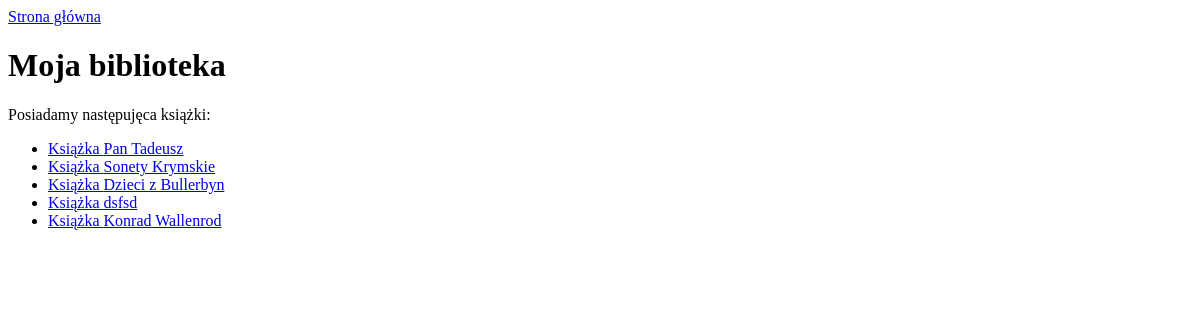
The app's page /, older data.
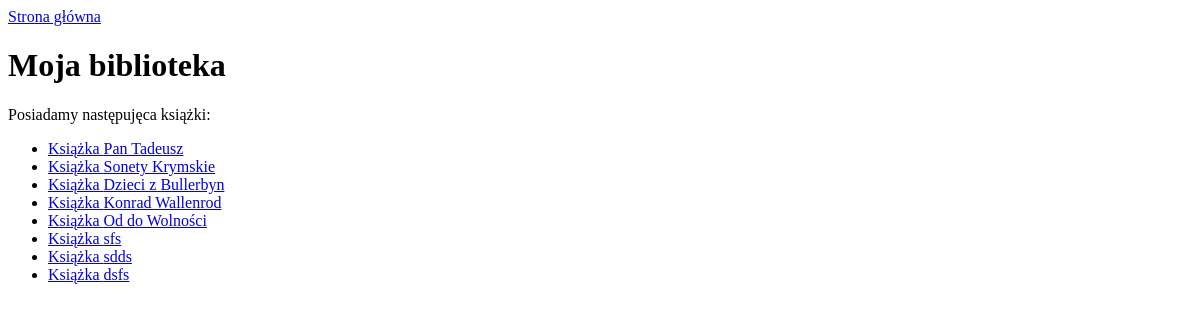
The same page, newer data.
### library/models.py (models this page shows, shortened)
class Book(models.Model):
    title = models.CharField(max_length=200)
    description = models.TextField()
    author = models.ForeignKey(Author, on_delete=models.CASCADE)

### library/views.py (the view)
# urls.py: path('', library.views.home, name="home"),
def home(requests):
    books = Book.objects.all()
    context = {'title': "Moja biblioteka",
               'dump': requests,
               'books': books,
               }
    return render(requests, 'library/index.html', context)

### library/templates/library/index.html (shortened to what this page needs)
{% extends 'library/base.html' %}
{% block content %}
<h1>{{ title }}</h1>
{% if books %}
    Posiadamy następujęca książki:
    <ul>
    {% for book in books %}
        <li><a href="{% url 'book' book.id %}">Książka {{ book.title }}</a></li>
        {% endfor %}
    </ul>
{% else %}
    Na razie brak książek
{% endif %}
{% endblock %}}

Row changes from the older to the newer data that the page shows:
removed Book: title "dsfsd"
added Book: title "Od do Wolności"
added Book: title "sfs"
added Book: title "sdds"
added Book: title "dsfs"
